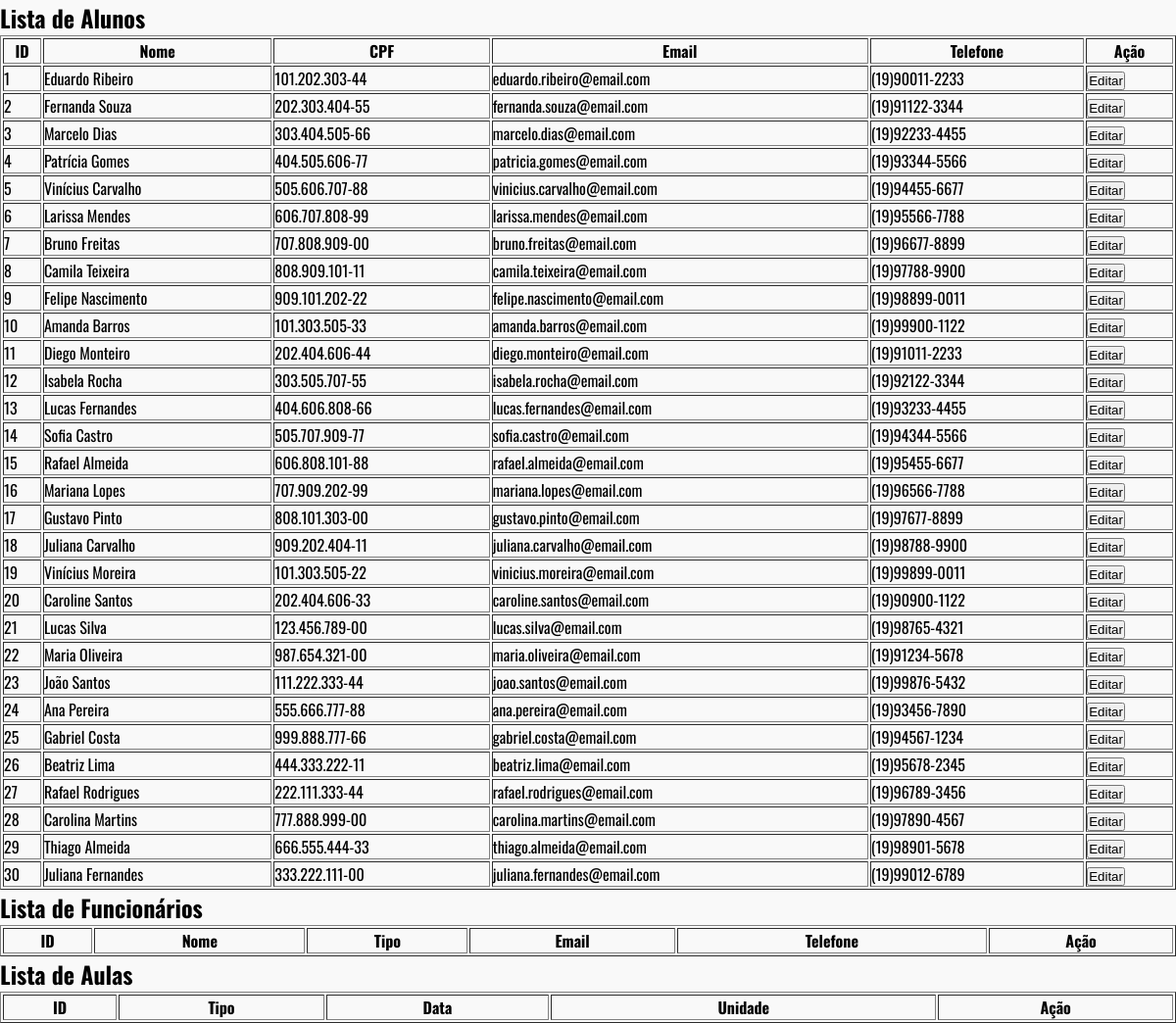
The page /src/Pagina_ADM_Relatorios/index.php on the database its author committed.
### tables this page shows
CREATE TABLE Alunos (
	nome_aluno varchar(100) not null,
	cep_aluno varchar(9) not null,
	data_nascimento_aluno date not null,
	cpf_aluno varchar(14) not null,
	telefone_aluno varchar(14) not null,
	email_aluno varchar(50) not null,
	senha_aluno varchar(50) not null,
	id_aluno int not null PRIMARY KEY auto_increment,
	id_unidade int not null,
	CONSTRAINT fk_id_unidade FOREIGN KEY (id_unidade) REFERENCES Unidades (id_unidade)
);

### backend/connection.php (called while the page is built, shortened)
<?php
class Connection {
    private static $instancia = null;
    public static function getInstancia() {
        if(!self::$instancia) {
            try {
                $host = "localhost";
                $user = "root";
                $db = "techfit_academy";
                $password = "senaisp";
                $dns_server = "mysql:host=$host;dbname=$db;charset=utf8";
                self::$instancia = new PDO(
                    $dns_server,
                    $user,
                    $password
                );
                self::$instancia->setAttribute(PDO::ATTR_ERRMODE,PDO::ERRMODE_EXCEPTION);
            }
            catch(PDOException $e) {
                die("ERROR: ". $e->getMessage());
            }
        }
        return self::$instancia;
    }
}
?>

### backend/connTables.php (called while the page is built, shortened)
<?php
require_once "connection.php";
class ConnTables {
    private $conn;
    private String $table;
    public function __construct(String $table)
    {
        $this->conn = Connection::getInstancia();
        $this->table = $table;
    }
    public function select(){
        $stmt = $this->conn->prepare("SELECT * FROM {$this->table}");
        $stmt->execute();
        return $stmt->fetchAll(PDO::FETCH_ASSOC);
    }
    }
?>

### src/Pagina_ADM_Relatorios/index.php (the view, shortened to what this page needs)
<?php
require_once __DIR__ . "\\..\\..\\backend\\connTables.php";
$alunoTable = new ConnTables("Alunos");
$alunos = $alunoTable->select();
?>
<!DOCTYPE html>
<html lang="pt-br">
<head>
    <link rel="stylesheet" href="style.css">
</head>
<body>
    <h2>Lista de Alunos</h2>
    <table border="1">
        <tr>
            <th>ID</th>
            <th>Nome</th>
            <th>CPF</th>
            <th>Email</th>
            <th>Telefone</th>
            <th>Ação</th>
        </tr>
        <?php foreach ($alunos as $a): ?>
            <tr>
                <td><?= $a["id_aluno"] ?></td>
                <td><?= $a["nome_aluno"] ?></td>
                <td><?= $a["cpf_aluno"] ?></td>
                <td><?= $a["email_aluno"] ?></td>
                <td><?= $a["telefone_aluno"] ?></td>
                <td>
                    <form method="POST">
                        <button>Editar</button>
                    </form>
                </td>
            </tr>
        <?php endforeach; ?>
    </table>
    <h2>Lista de Funcionários</h2>
    <table border="1">
        <tr>
            <th>ID</th>
            <th>Nome</th>
            <th>Tipo</th>
            <th>Email</th>
            <th>Telefone</th>
            <th>Ação</th>
        </tr>
    </table>
    <h2>Lista de Aulas</h2>
    <table border="1">
        <tr>
            <th>ID</th>
            <th>Tipo</th>
            <th>Data</th>
            <th>Unidade</th>
            <th>Ação</th>
        </tr>
    </table>
</body>
</html>

### src/Pagina_ADM_Relatorios/style.css (style rules this page uses)
* { margin: 0; padding: 0; box-sizing: border-box; }
html { font-size: 16px; }
body { font-family: "Oswald", sans-serif; display: flex; flex-direction: column; min-height: 100vh; background-color: #f9f9f9; }

### rows shown on the page
alunos: id_aluno "1", nome_aluno "Eduardo Ribeiro", cpf_aluno "101.202.303-44", email_aluno "eduardo.ribeiro@email.com", telefone_aluno "(19)90011-2233"
alunos: id_aluno "2", nome_aluno "Fernanda Souza", cpf_aluno "202.303.404-55", email_aluno "fernanda.souza@email.com", telefone_aluno "(19)91122-3344"
alunos: id_aluno "3", nome_aluno "Marcelo Dias", cpf_aluno "303.404.505-66", email_aluno "marcelo.dias@email.com", telefone_aluno "(19)92233-4455"
alunos: id_aluno "4", nome_aluno "Patrícia Gomes", cpf_aluno "404.505.606-77", email_aluno "patricia.gomes@email.com", telefone_aluno "(19)93344-5566"
alunos: id_aluno "5", nome_aluno "Vinícius Carvalho", cpf_aluno "505.606.707-88", email_aluno "vinicius.carvalho@email.com", telefone_aluno "(19)94455-6677"
alunos: id_aluno "6", nome_aluno "Larissa Mendes", cpf_aluno "606.707.808-99", email_aluno "larissa.mendes@email.com", telefone_aluno "(19)95566-7788"
alunos: id_aluno "7", nome_aluno "Bruno Freitas", cpf_aluno "707.808.909-00", email_aluno "bruno.freitas@email.com", telefone_aluno "(19)96677-8899"
alunos: id_aluno "8", nome_aluno "Camila Teixeira", cpf_aluno "808.909.101-11", email_aluno "camila.teixeira@email.com", telefone_aluno "(19)97788-9900"
alunos: id_aluno "9", nome_aluno "Felipe Nascimento", cpf_aluno "909.101.202-22", email_aluno "felipe.nascimento@email.com", telefone_aluno "(19)98899-0011"
alunos: id_aluno "10", nome_aluno "Amanda Barros", cpf_aluno "101.303.505-33", email_aluno "amanda.barros@email.com", telefone_aluno "(19)99900-1122"
alunos: id_aluno "11", nome_aluno "Diego Monteiro", cpf_aluno "202.404.606-44", email_aluno "diego.monteiro@email.com", telefone_aluno "(19)91011-2233"
alunos: id_aluno "12", nome_aluno "Isabela Rocha", cpf_aluno "303.505.707-55", email_aluno "isabela.rocha@email.com", telefone_aluno "(19)92122-3344"
alunos: id_aluno "13", nome_aluno "Lucas Fernandes", cpf_aluno "404.606.808-66", email_aluno "lucas.fernandes@email.com", telefone_aluno "(19)93233-4455"
alunos: id_aluno "14", nome_aluno "Sofia Castro", cpf_aluno "505.707.909-77", email_aluno "sofia.castro@email.com", telefone_aluno "(19)94344-5566"
alunos: id_aluno "15", nome_aluno "Rafael Almeida", cpf_aluno "606.808.101-88", email_aluno "rafael.almeida@email.com", telefone_aluno "(19)95455-6677"
alunos: id_aluno "16", nome_aluno "Mariana Lopes", cpf_aluno "707.909.202-99", email_aluno "mariana.lopes@email.com", telefone_aluno "(19)96566-7788"
alunos: id_aluno "17", nome_aluno "Gustavo Pinto", cpf_aluno "808.101.303-00", email_aluno "gustavo.pinto@email.com", telefone_aluno "(19)97677-8899"
alunos: id_aluno "18", nome_aluno "Juliana Carvalho", cpf_aluno "909.202.404-11", email_aluno "juliana.carvalho@email.com", telefone_aluno "(19)98788-9900"
alunos: id_aluno "19", nome_aluno "Vinícius Moreira", cpf_aluno "101.303.505-22", email_aluno "vinicius.moreira@email.com", telefone_aluno "(19)99899-0011"
alunos: id_aluno "20", nome_aluno "Caroline Santos", cpf_aluno "202.404.606-33", email_aluno "caroline.santos@email.com", telefone_aluno "(19)90900-1122"
alunos: id_aluno "21", nome_aluno "Lucas Silva", cpf_aluno "123.456.789-00", email_aluno "lucas.silva@email.com", telefone_aluno "(19)98765-4321"
alunos: id_aluno "22", nome_aluno "Maria Oliveira", cpf_aluno "987.654.321-00", email_aluno "maria.oliveira@email.com", telefone_aluno "(19)91234-5678"
alunos: id_aluno "23", nome_aluno "João Santos", cpf_aluno "111.222.333-44", email_aluno "joao.santos@email.com", telefone_aluno "(19)99876-5432"
alunos: id_aluno "24", nome_aluno "Ana Pereira", cpf_aluno "555.666.777-88", email_aluno "ana.pereira@email.com", telefone_aluno "(19)93456-7890"
alunos: id_aluno "25", nome_aluno "Gabriel Costa", cpf_aluno "999.888.777-66", email_aluno "gabriel.costa@email.com", telefone_aluno "(19)94567-1234"
alunos: id_aluno "26", nome_aluno "Beatriz Lima", cpf_aluno "444.333.222-11", email_aluno "beatriz.lima@email.com", telefone_aluno "(19)95678-2345"
alunos: id_aluno "27", nome_aluno "Rafael Rodrigues", cpf_aluno "222.111.333-44", email_aluno "rafael.rodrigues@email.com", telefone_aluno "(19)96789-3456"
alunos: id_aluno "28", nome_aluno "Carolina Martins", cpf_aluno "777.888.999-00", email_aluno "carolina.martins@email.com", telefone_aluno "(19)97890-4567"
alunos: id_aluno "29", nome_aluno "Thiago Almeida", cpf_aluno "666.555.444-33", email_aluno "thiago.almeida@email.com", telefone_aluno "(19)98901-5678"
alunos: id_aluno "30", nome_aluno "Juliana Fernandes", cpf_aluno "333.222.111-00", email_aluno "juliana.fernandes@email.com", telefone_aluno "(19)99012-6789"
